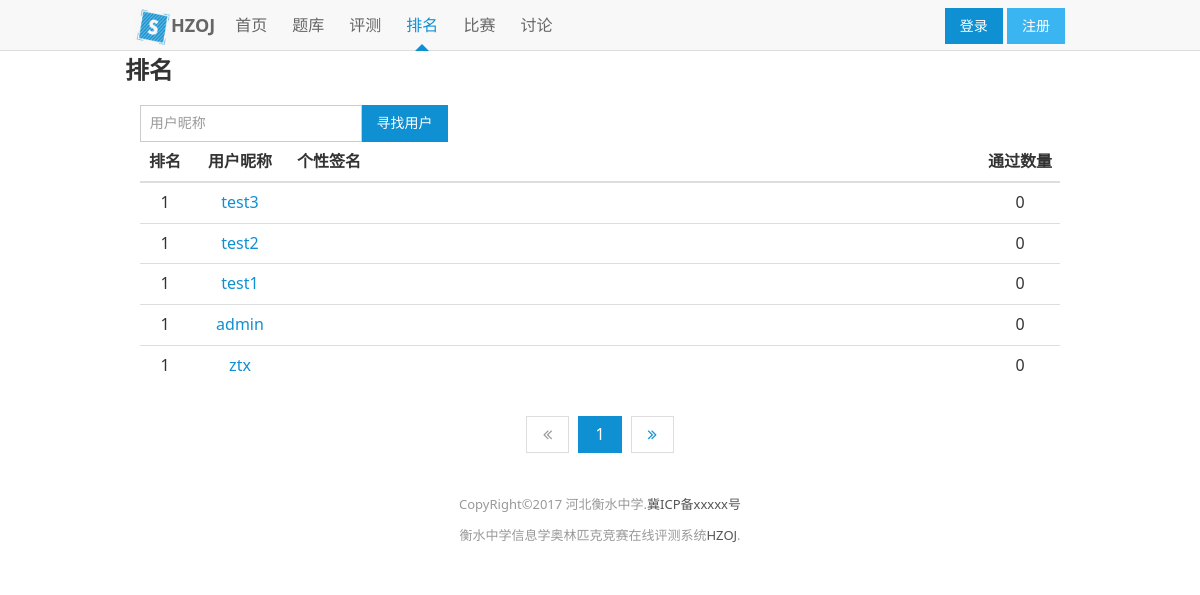
The app's page /ranklist with its own data.
### OJ/models/user.py (models this page shows, shortened)
class User(db.Model):
    id = db.Column(db.Integer, primary_key=True)
    username = db.Column(db.String(80), unique=True, index=True)
    email = db.Column(db.String(120))
    password = db.Column(db.String(120))
    nickname = db.Column(db.String(80), index=True)
    nameplate = db.Column(db.Text)
    information = db.Column(db.Text)
    ac_num = db.Column(db.Integer, index=True)
    submit_num = db.Column(db.Integer)
    is_admin = db.Column(db.Boolean)
    @staticmethod
    def get_cur_user(session_id=None):
        if not session_id:
            session_id = request.cookies.get('session_id')
        sessions = Session.query.filter_by(id=session_id).all()
        for s in sessions:
            if s.is_valid():
                return s.user
        return None

### OJ/views/user.py (the view)
@oj.route("/ranklist")
def ranklist():
    query = User.query.order_by(db.desc(User.ac_num))
    def make_url(page, other):
        return url_for("ranklist") + "?" + Tools.url_encode({"page": page})
    sorter = Paginate(query, make_url=make_url, cur_page=request.args.get("page"), edge_display_num=3, per_page=50)
    return render_template("ranklist.html", tool=Tools, sorter=sorter, tab="ranklist")

### OJ/controller.py (called while the page is built)
    @staticmethod
    def url_encode(query, doseq=0):
        return urlencode(query, doseq)

    @staticmethod
    def get_cur_user():
        return User.get_cur_user()

    def have_pre(self, cur_page=None):
        if not cur_page:
            cur_page = self.cur_page
        return cur_page > 1

    def have_next(self, cur_page=None):
        if not cur_page:
            cur_page = self.cur_page
        return cur_page < self.total_page

    def need_omit_left(self):
        return self.cur_page - self.edge_display_num > 1

    def need_omit_right(self):
        return self.cur_page + self.edge_display_num < self.total_page

    def range(self):
        start = self.cur_page - self.edge_display_num
        stop = self.cur_page + self.edge_display_num + 1
        if start < 1:
            start = int(1)
        if stop > self.total_page + 1:
            stop = int(self.total_page + 1)
        return range(start, stop)

    def get(self):
        return self.query.offset((self.cur_page - 1) * self.per_page).limit(self.per_page)

### OJ/templates/ranklist.html (shortened to what this page needs)
{% extends "layout.html" %}
{% block body %}
<div class="am-container am-g">
    <h1>排名</h1>
    <form class="am-form-inline am-u-sm-8 " role="form" method="get" action="{{url_for('find_user')}}">
        <div class="am-form-group am-fl">
            <input type="text" class="am-form-field am-input-sm" name="nickname" placeholder="用户昵称">
        </div>
        <button type="submit" class="am-btn am-btn-primary am-input-sm am-fl">寻找用户</button>
    </form>
    <div class="am-u-sm-12">
	    <table class="am-table">
	        <thead>
	        <tr>
	            <th><center>排名</center></th>
	            <th><center>用户昵称</center></th>
	            <th>个性签名</th>
	            <th><center>通过数量</center></th>
	        </tr>
	        </thead>
	        <tbody>
	        {% set rank = sorter.per_page*(sorter.cur_page-1)+1%}
            {% set users = sorter.get() %}
	        {% for user in users%}
		        <tr>
		        	<td width = 50 align = "center" >{{rank}}</td> {%set rank=rank+1%}
		        	<td width = 100 align = "center" ><a href="{{url_for('user',user_id=user.id)}}">{{user.nickname}}</a>{% if user.nameplate %}{{user.nameplate|safe}}{% endif %}</td>
		        	<td>{% if user.information%}{{user.information}}{%endif%}</td>
		        	<td width = 80 align = "center" >{{user.ac_num}}</td>
		        </tr>
		     {% endfor %}
	        </tbody>
	    </table>
	</div>
    {{sorter.get_html()|safe}}
</div>
{%endblock%}

### OJ/templates/layout.html (shortened to what this page needs)
<!DOCTYPE html>
<html lang="zh-cn">
<head>
    <link rel="stylesheet" href=" {{ url_for('static', filename='amazeui.min.css') }} ">
</head>
<body class="am-with-topbar-fixed-top">
<header class="am-topbar am-topbar-fixed-top">
    <div class="am-container">
        <h1 class="am-topbar-brand">
            <a href="{{ url_for('index') }}"><img src="{{url_for('static',filename='syzoj-logo.png')}}" class="icon-48">HZOJ</a>
        </h1>
        <div class="am-topbar-collapse">
            <div class="am-topbar-left">
                <ul class="am-nav am-nav-pills am-topbar-nav">
                    <li class="{% if tab=='index' %}am-active {% endif %}"><a href="{{ url_for('index') }}"
                                                                              class="nav-link">首页</a></li>
                    <li class="{% if tab=='problem_set' %}am-active {% endif %}"><a href="{{ url_for('problem_set') }}">题库</a>
                    </li>
                    <li class="{% if tab=='judge' %}am-active {% endif %}"><a href="{{ url_for('judge_state') }}">评测</a></li>
                    <li class="{% if tab=='ranklist' %}am-active {% endif %}"><a href="{{url_for('ranklist')}}">排名</a></li>
                    <li class="{% block contest_tab %}{% endblock %}"><a href="{{ url_for('contest_list') }}">比赛</a>
                    </li>
                    <li class="{% if tab=='discussion'%}am-active{% endif %}"><a href="{{url_for('discussion')}}">讨论</a></li>
                </ul>
            </div>
            {% set user=tool.get_cur_user() %}
            {% if user %}
            <div class="am-topbar-right">
                <ul class="am-nav am-nav-pills am-topbar-nav">
                    <li class="am-dropdown" data-am-dropdown>
                        <a class="am-dropdown-toggle" data-am-dropdown-toggle href="javascript:;">
                            {{user.nickname}} <span class="am-icon-caret-down"></span>
                        </a>
                        <ul class="am-dropdown-content">
                            <li><a href="{{url_for('user',user_id=user.id)}}"><span class="am-icon-user"></span> 资料</a></li>
                            <li><a href="{{url_for('edit_user',user_id=user.id)}}"><span class="am-icon-cog"></span> 设置</a></li>
                            <li><a href="#" id="logout"><span class="am-icon-power-off"></span> 注销</a></li>
                        </ul>
                    </li>
                </ul>
            </div>
            {% else %}
            <div class="am-topbar-right">
                <button class="am-btn am-btn-primary am-topbar-btn am-btn-sm"
                        onclick="window.location.href='{{ url_for('login')}}'">登录
                </button>
                <button class="am-btn am-btn-secondary am-topbar-btn am-btn-sm"
                        onclick="window.location.href='{{ url_for('sign_up') }}'">注册
                </button>
            </div>
            {% endif %}
        </div>
    </div>
</header>
{% block body %}{% endblock %}
<link rel="stylesheet" href="{{url_for('static', filename='prettify.css') }}" type="text/css"/>
<footer data-am-widget="footer" class="am-footer am-footer-default">
    <div class="am-footer-miscs ">
       <p>CopyRight©2017 河北衡水中学.<a href="http://www.miibeian.gov.cn/" target="_blank">冀ICP备xxxxx号</a></p>
    </div>
    <div class="am-footer-miscs ">
       <p>衡水中学信息学奥林匹克竞赛在线评测系统<a href="https://github.com/Chenyao2333/syzoj" target="_blank">HZOJ</a>.</p>
    </div>
</footer>
</body>
</html>

### OJ/templates/layout.html (style rules this page uses)
.am-container { width: 980px !important; max-width: none; }
.nav-link { color: #fff; }
.icon-48 { width: 36px; height: 36px; }
textarea,body { text-rendering: auto; }

### records on screen
User: is_admin "1", nickname "test3", ac_num "0"
User: is_admin "1", nickname "test2", ac_num "0"
User: is_admin "1", nickname "test1", ac_num "0"
User: is_admin "1", nickname "admin", ac_num "0"
User: id "1", nickname "ztx", ac_num "0"

### other values on screen
{{ sorter.get_html()|safe }} "1"
